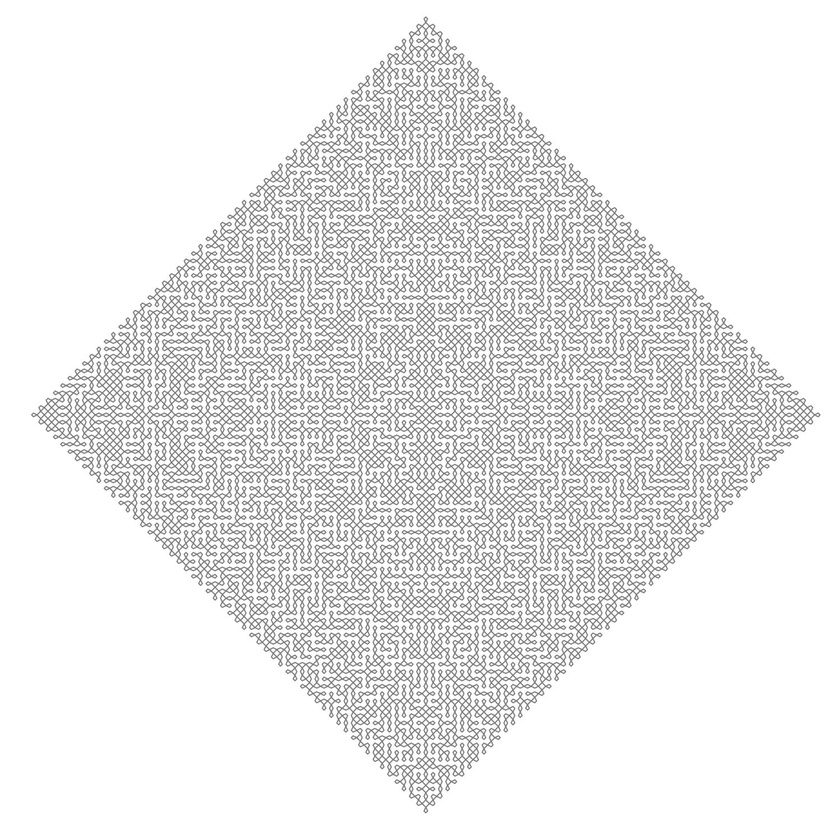
#> input picture sample_data/images/kolam109-0.jpg, 840 x 840 px, shrunk from 1500 x 1500 before the run
$ python -i topology.py   (imports and definitions only)
#> lines starting #> are read from the running program, lines starting #| are printed output that depends on the picture; after the words box and inside, x2 and y2 are one past the last pixel; in counts of white or black regions, pixels touching at a corner belong together
#> further down, picture is the input picture: shape (840, 840); min 93, max 255, mean 234.4
import numpy as np
from skimage.morphology import skeletonize
from skimage import draw
from scipy.ndimage import label, convolve

def compute_betti_numbers(binary_image):
    """
    Extracts topological invariants (Betti numbers) from a binary skeleton.
    beta_0: Number of connected components
    beta_1: Number of independent loops (cycles) -> derived via Euler-Poincaré
    """
    # Ensure 1-pixel thick skeleton via Zhang-Suen
    skeleton = skeletonize(binary_image > 0)
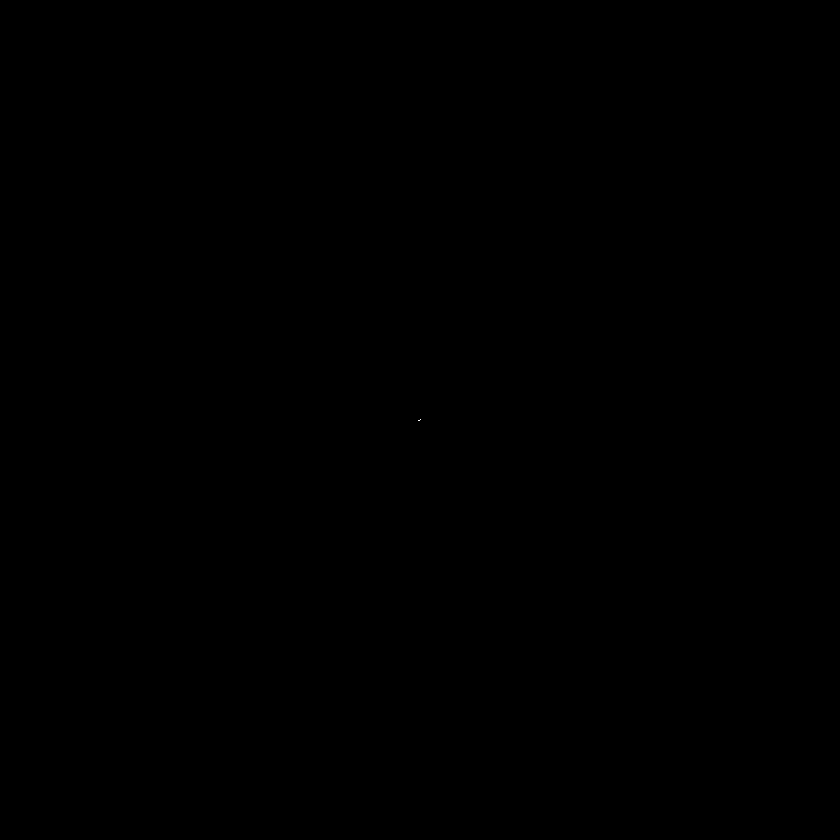
#> skeleton: shape (840, 840) bool; 0% white in thin lines or dots, all inside (x1, y1, x2, y2) = (418, 419, 421, 421)

    # Calculate Beta 0 (Connected Components)
    _, beta_0 = label(skeleton, structure=np.ones((3,3)))
#> beta_0 = 1

    # Calculate Beta 1 via Graph Euler Characteristic (Chi = V - E)
    # For a 1D curve skeleton, Beta_1 = E - V + Beta_0
    V = np.sum(skeleton)
#> V = 3

    # Count 8-connected edges
    kernel = np.array([[1, 1, 1],
                       [1, 0, 1],
                       [1, 1, 1]])

    neighbors = convolve(skeleton.astype(int), kernel, mode='constant', cval=0)
#> neighbors: shape (840, 840) int64; 4 distinct labels, from 0 to 3
    # Summing all neighbor connections and dividing by 2 (undirected graph edges)
    E = np.sum(neighbors[skeleton]) / 2.0
#> E = 2

    beta_1 = int(max(0, E - V + beta_0))
#> beta_1 = 0

    return beta_0, beta_1

# [46 lines left out: functions render_path_to_binary, evaluate_topology, not called in this run]

>>> import cv2
>>> picture = cv2.imread('sample_data/images/kolam109-0.jpg', cv2.IMREAD_GRAYSCALE)
>>> result = compute_betti_numbers(picture)
#> result = (1, 0)
